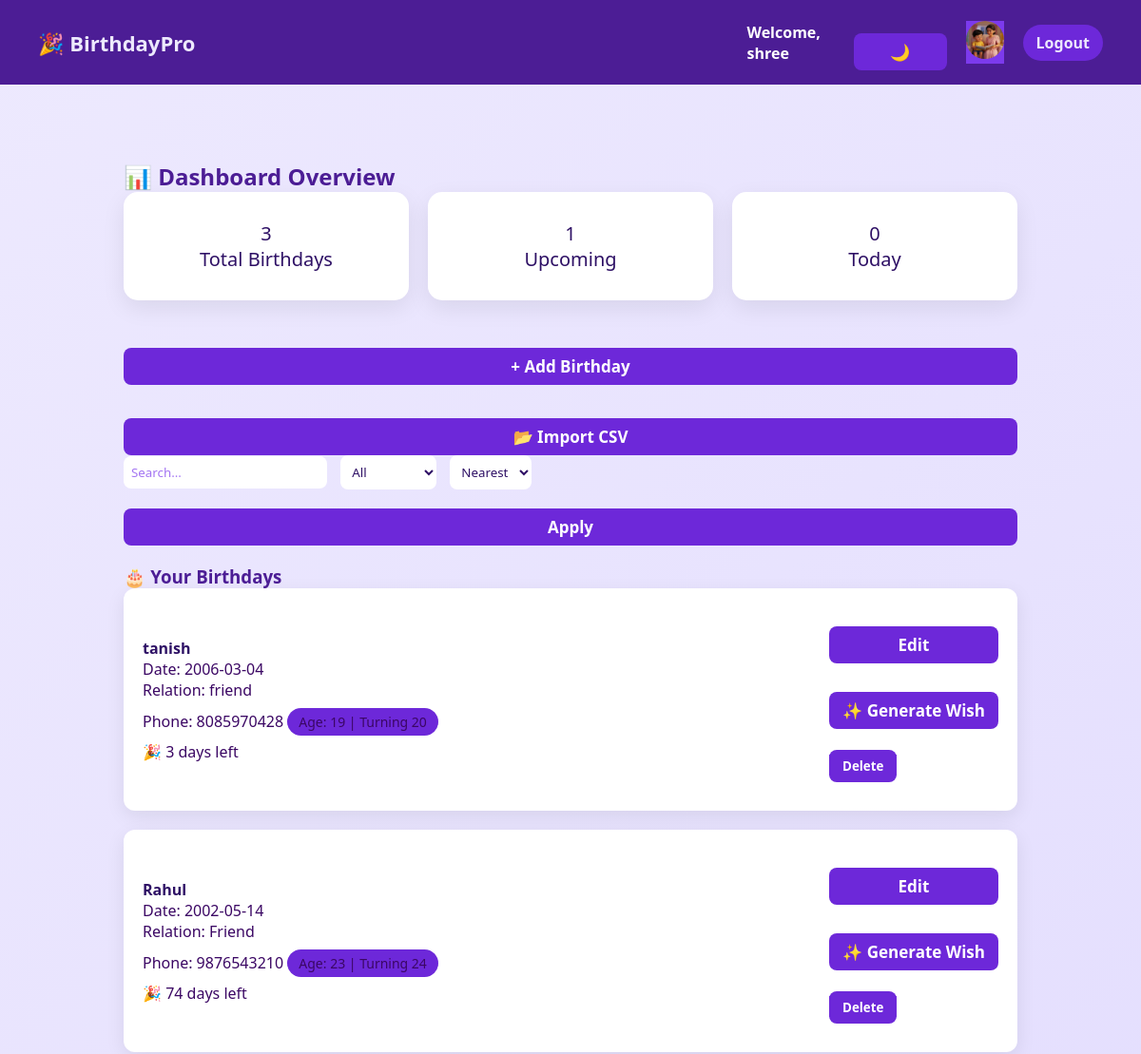
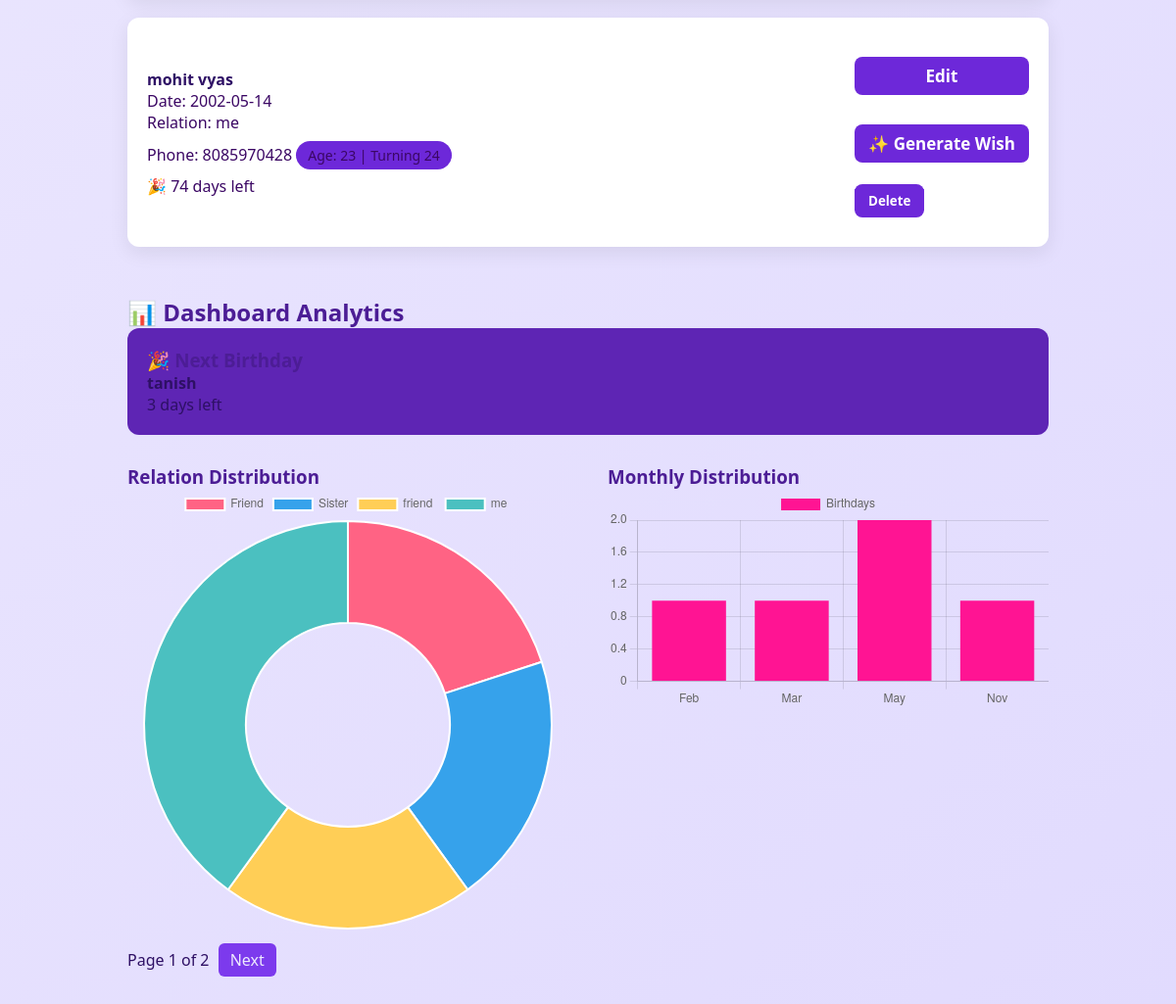
/ (signed in), run on the app's committed database (2 pictures, top to bottom).
### tables this page shows
CREATE TABLE users (
    id INTEGER PRIMARY KEY AUTOINCREMENT,
    username TEXT UNIQUE,
    password TEXT,
    profile_pic TEXT DEFAULT 'default.png'
);

CREATE TABLE birthdays (
            id INTEGER PRIMARY KEY AUTOINCREMENT,
            name TEXT,
            date TEXT,
            relation TEXT,
            phone TEXT,
            user_id INTEGER
        );

### app.py (the view)
@app.route("/")
@login_required
def home():
    search_query = request.args.get("search", "").lower()
    filter_type = request.args.get("filter", "all")
    sort_type = request.args.get("sort", "nearest")
    conn = sqlite3.connect("birthdays.db")
    cursor = conn.cursor()
    cursor.execute("SELECT * FROM birthdays WHERE user_id=?", (current_user.id,))
    birthdays = cursor.fetchall()
    conn.close()
    today = date.today()
    updated_birthdays = []
    upcoming_count = 0
    today_count = 0
    for b in birthdays:
        try:
            raw_date = str(b[2]).strip().split(" ")[0]
            b_date = datetime.fromisoformat(raw_date).date()
        except Exception:
            continue  # skip corrupted date rows safely
        next_birthday = b_date.replace(year=today.year)
        if next_birthday < today:
            next_birthday = next_birthday.replace(year=today.year + 1)
        days_left = (next_birthday - today).days
        current_age = today.year - b_date.year
        if next_birthday > today:
            current_age -= 1
        if search_query and search_query not in b[1].lower():
            continue
        if filter_type == "today" and days_left != 0:
            continue
        if filter_type == "upcoming" and days_left == 0:
            continue
        if days_left == 0:
            today_count += 1
        updated_birthdays.append({
            "id": b[0],
            "name": b[1],
            "date": raw_date,
            "relation": b[3],
            "phone": b[4],
            "days_left": days_left,
            "age": current_age,
            "turning_age": current_age + 1
        })
    if sort_type == "nearest":
        updated_birthdays.sort(key=lambda x: x["days_left"])
    elif sort_type == "name":
        updated_birthdays.sort(key=lambda x: x["name"].lower())
    this_month = today.month
    this_month_count = sum(
        1 for b in updated_birthdays
        if datetime.fromisoformat(b["date"]).month == this_month
    )
    next_upcoming = (
        min(updated_birthdays, key=lambda x: x["days_left"])
        if updated_birthdays else None
    )
    if next_upcoming and next_upcoming["days_left"] > 0:
        upcoming_count = 1
    else:
        upcoming_count = 0
    relation_counts = Counter(b["relation"] for b in updated_birthdays)
    month_counts = Counter()
    for b in updated_birthdays:
        month = datetime.fromisoformat(b["date"]).month
        month_name = calendar.month_abbr[month]
        month_counts[month_name] += 1
    page = request.args.get("page", 1, type=int)
    per_page = 3
    start = (page - 1) * per_page
    end = start + per_page
    total = len(updated_birthdays)
    paginated_birthdays = updated_birthdays[start:end]
    conn2 = sqlite3.connect("birthdays.db")
    cursor2 = conn2.cursor()
    cursor2.execute("SELECT profile_pic FROM users WHERE id=?", (current_user.id,))
    profile_pic = cursor2.fetchone()[0]
    conn2.close()
    return render_template(
        "index.html",
        birthdays=paginated_birthdays,
        upcoming_count=upcoming_count,
        today_count=today_count,
        page=page,
        total_pages=(total + per_page - 1) // per_page,
        this_month_count=this_month_count,
        next_upcoming=next_upcoming,
        relation_counts=relation_counts,
        month_counts=month_counts,
        profile_pic=profile_pic
    )

### app.py (called while the page is built)
@login_manager.user_loader
def load_user(user_id):
    conn = sqlite3.connect("birthdays.db")
    cursor = conn.cursor()
    cursor.execute("SELECT id, username FROM users WHERE id=?", (user_id,))
    user = cursor.fetchone()
    conn.close()
    return User(user[0], user[1]) if user else None

### templates/index.html (shortened to what this page needs)
<!DOCTYPE html>
<html lang="en">
<head>
    <link rel="stylesheet" href="{{ url_for('static', filename='style.css') }}">
</head>
<body>
    <div class="navbar">
    <div class="logo">
        <strong>🎉 BirthdayPro</strong>
    </div>
    <div class="nav-right">
        <span class="welcome-text">
            Welcome, {{ current_user.username }}
        </span>
        <button onclick="toggleTheme()" class="add-btn">🌙</button>
    <a href="{{ url_for('profile') }}">
    {% if profile_pic and profile_pic != 'default.png' %}
    <img src="{{ url_for('static', filename='profile_pics/' + profile_pic) }}"
         class="nav-avatar">
{% else %}
    <div class="nav-avatar-emoji">👤</div>
{% endif %}
</a>
        <a href="{{ url_for('logout') }}" class="logout-btn">
            Logout
        </a>
    </div>
</div>
<div class="container">
    <h2>📊 Dashboard Overview</h2>
    <div class="stats">
        <div class="stat-card">
            {{ birthdays|length }} <br> Total Birthdays
        </div>
        <div class="stat-card">
            {{ upcoming_count }} <br> Upcoming
        </div>
        <div class="stat-card">
            {{ today_count }} <br> Today
        </div>
    </div>
    <a href="{{ url_for('add') }}">
        <button class="add-btn">+ Add Birthday</button>
    </a>
    <form id="csvForm" action="{{ url_for('import_csv') }}" method="POST" enctype="multipart/form-data" style="margin-top:15px;">
    <button type="button" class="add-btn" onclick="document.getElementById('csvInput').click();">
        📂 Import CSV
    </button>
</form>
    <div class="search-bar">
        <form method="GET">
            <input type="text" name="search" placeholder="Search...">
            <select name="filter">
                <option value="all">All</option>
            </select>
            <select name="sort">
                <option value="nearest">Nearest</option>
            </select>
            <button type="submit" class="add-btn">Apply</button>
        </form>
    </div>
    <h3>🎂 Your Birthdays</h3>
    {% if birthdays %}
        {% for b in birthdays %}
        <div class="birthday-card">
            <div>
                <strong>{{ b.name }}</strong><br>
                Date: {{ b.date }}<br>
                Relation: {{ b.relation }}<br>
                Phone: {{ b.phone }}
                <div class="age-badge">
                    Age: {{ b.age }} | Turning {{ b.turning_age }}
                </div>
                {% if b.days_left == 0 %}
                    <div class="countdown">🎉 Today!</div>
                {% else %}
                    <div class="countdown">🎉 {{ b.days_left }} days left</div>
                {% endif %}
            </div>
            <div>
                <a href="{{ url_for('edit', id=b.id) }}">
                    <button class="add-btn">Edit</button>
                </a>
                <div style="margin-top:10px;">
                <button onclick="openWishModal({{ b.id }})" class="add-btn">
                ✨ Generate Wish
                </button>
               </div>
                <br>
                <a href="{{ url_for('delete', id=b.id) }}">
                    <button class="delete-btn">Delete</button>
                </a>
            </div>
        </div>
        {% endfor %}
    {% else %}
        <p>No birthdays added yet.</p>
    {% endif %}
<div class="analytics-section" style="margin-top:50px;">
    <h2>📊 Dashboard Analytics</h2>
    {% if next_upcoming %}
    <div style="background:#5e25b4; padding:20px; border-radius:12px; margin-bottom:30px;">
        <h3>🎉 Next Birthday</h3>
        <p><strong>{{ next_upcoming.name }}</strong></p>
        <p>{{ next_upcoming.days_left }} days left</p>
    </div>
    {% endif %}
    <div style="display:flex; gap:40px; flex-wrap:wrap;">
        <div style="flex:1; min-width:300px;">
            <h3>Relation Distribution</h3>
            <canvas id="relationChart"></canvas>
        </div>
        <div style="flex:1; min-width:300px;">
            <h3>Monthly Distribution</h3>
            <canvas id="monthChart"></canvas>
        </div>
    </div>
</div>
    <div class="pagination">
        <span>Page {{ page }} of {{ total_pages }}</span>
        {% if page < total_pages %}
            <a href="?page={{ page + 1 }}">Next</a>
        {% endif %}
    </div>
</div>
<script>
const relationData = {{ relation_counts | tojson }};
const monthData = {{ month_counts | tojson }};
new Chart(document.getElementById('relationChart'), {
    type: 'doughnut',
    data: {
        labels: Object.keys(relationData),
        datasets: [{
            data: Object.values(relationData),
            backgroundColor: [
                '#ff6384',
                '#36a2eb',
                '#ffce56',
                '#4bc0c0',
                '#9966ff'
            ]
        }]
    }
});
new Chart(document.getElementById('monthChart'), {
    type: 'bar',
    data: {
        labels: Object.keys(monthData),
        datasets: [{
            label: "Birthdays",
            data: Object.values(monthData),
            backgroundColor: '#ff1493'
        }]
    }
});
</script>
</body>
</html>

### templates/index.html (style rules this page uses)
body { margin: 0; font-family: Arial, sans-serif; transition: 0.3s; }
.navbar { display: flex; justify-content: space-between; align-items: center; padding: 15px 40px; background: #ff007f; color: white; }
.container { padding: 40px; }
.stats { display: flex; gap: 20px; margin-bottom: 30px; }
.stat-card { flex: 1; padding: 30px; border-radius: 15px; text-align: center; background: rgba(255,255,255,0.2); font-size: 20px; }
.birthday-card { background: rgba(255,255,255,0.85); padding: 20px; border-radius: 12px; margin-bottom: 20px; display: flex; justify-content: space-between; align-items: center; transition: 0.3s; }
.age-badge { display: inline-block; background: #ff007f; color: white; padding: 5px 12px; border-radius: 20px; margin-top: 8px; font-size: 14px; }
.countdown { font-weight: bold; margin-top: 6px; }
.add-btn, .delete-btn { padding: 8px 14px; border-radius: 8px; border: none; cursor: pointer; font-weight: bold; }
.add-btn { background: #ff007f; color: white; }
.delete-btn { background: red; color: white; }
.search-bar { margin-bottom: 20px; }
.search-bar input, .search-bar select { padding: 8px; border-radius: 8px; border: none; margin-right: 10px; }
.pagination { margin-top: 20px; }
.pagination a { margin: 0 5px; padding: 6px 12px; background: #ff007f; color: white; border-radius: 6px; text-decoration: none; }

### data on the page
users: username "shree", profile_pic (picture)
birthdays: name "tanish", date "2006-03-04", relation "friend", phone "8085970428", age "19", turning_age "20", days_left "3"
birthdays: name "Rahul", date "2002-05-14", relation "Friend", phone "9876543210", age "23", turning_age "24", days_left "74"
birthdays: name "mohit vyas", date "2002-05-14", relation "me", phone "8085970428", age "23", turning_age "24", days_left "74"

### other printed values
{{ birthdays|length }} "3"
{{ upcoming_count }} "1"
{{ today_count }} "0"
{{ next_upcoming.days_left }} "3"
{{ page }} "1"
{{ total_pages }} "2"
chart data {{ month_counts | tojson }} {"Feb": 1, "Mar": 1, "May": 2, "Nov": 1}
